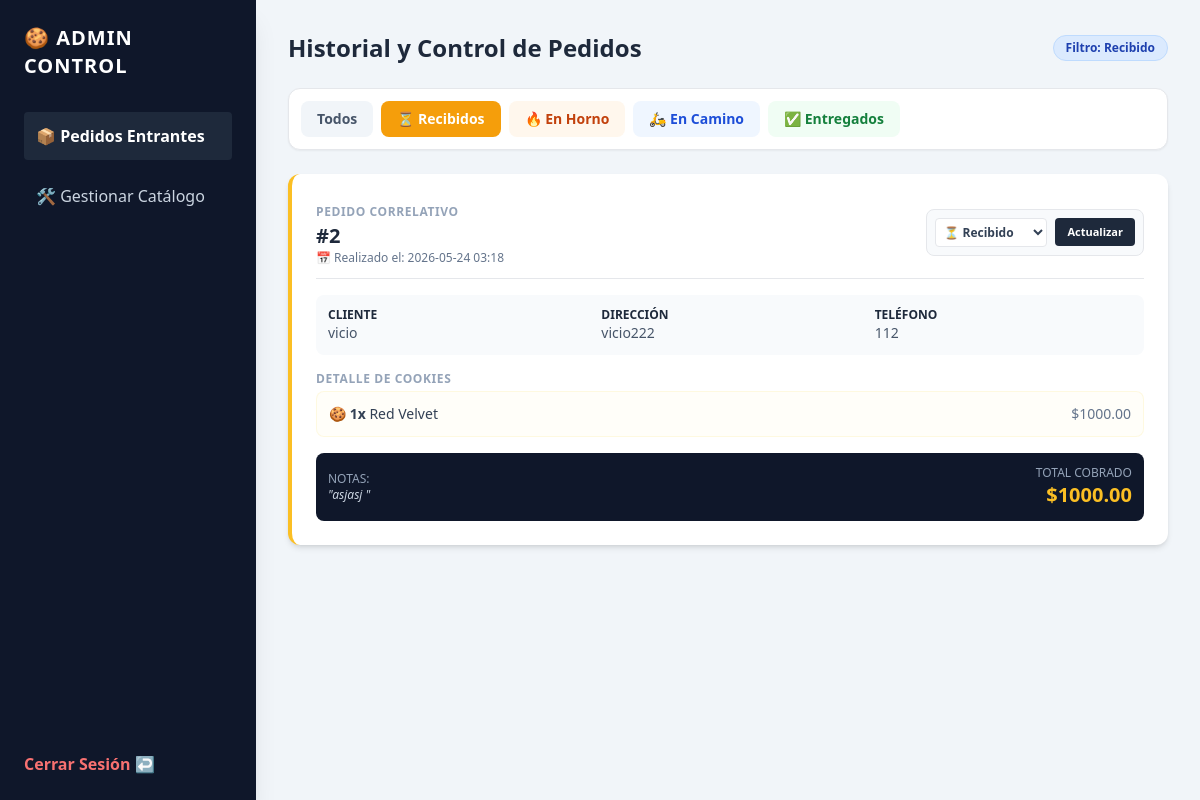
The page /admin/dashboard?status=Recibido (signed in) on the database its author committed.
### app.py (models this page shows)
class CookieOrder(db.Model):
    id = db.Column(db.Integer, primary_key=True) # Este ID será nuestro número de pedido incremental
    customer_name = db.Column(db.String(100), nullable=False)
    address = db.Column(db.String(200), nullable=False)
    phone = db.Column(db.String(20), nullable=False)
    notes = db.Column(db.Text, nullable=True)
    total = db.Column(db.Float, nullable=False)
    status = db.Column(db.String(50), default='Recibido')
    created_at = db.Column(db.DateTime, default=datetime.utcnow) # NUEVO: Registro de fecha y hora
    items = db.relationship('OrderItem', backref='order', lazy=True)

class OrderItem(db.Model):
    id = db.Column(db.Integer, primary_key=True)
    order_id = db.Column(db.Integer, db.ForeignKey('cookie_order.id'), nullable=False)
    product_id = db.Column(db.Integer, db.ForeignKey('product.id'), nullable=False)
    quantity = db.Column(db.Integer, nullable=False)
    price = db.Column(db.Float, nullable=False)
    product = db.relationship('Product')

class Product(db.Model):
    id = db.Column(db.Integer, primary_key=True)
    name = db.Column(db.String(100), nullable=False)
    description = db.Column(db.Text, nullable=True)
    price = db.Column(db.Float, nullable=False)
    image_url = db.Column(db.String(200), nullable=True)
    active = db.Column(db.Integer, default=1)
    stock = db.Column(db.Integer, default=0)

### app.py (the view, shortened to what this page needs)
@app.route('/admin')
@app.route('/admin/dashboard', methods=['GET', 'POST'])
def admin_dashboard():
    if not check_admin_auth():
        return redirect(url_for('admin_login'))
    status_filter = request.args.get('status', 'Todos')
    if status_filter == 'Todos':
        orders = CookieOrder.query.order_by(CookieOrder.id.desc()).all()
    else:
        orders = CookieOrder.query.filter_by(status=status_filter).order_by(CookieOrder.id.desc()).all()
    return render_template('admin/dashboard.html', orders=orders, current_filter=status_filter)

### app.py (called while the page is built)
def check_admin_auth():
    return 'admin_logged_in' in session

### templates/admin/dashboard.html (shortened to what this page needs)
<!DOCTYPE html>
<html lang="es">
<head>
    <script src="https://cdn.tailwindcss.com"></script>
</head>
<body class="bg-slate-100 min-h-screen flex">
    <div class="w-64 bg-slate-900 text-slate-300 p-6 flex flex-col justify-between shadow-xl">
        <div>
            <h2 class="text-xl font-black text-white mb-8 tracking-wider">🍪 ADMIN CONTROL</h2>
            <nav class="space-y-3">
                <a href="{{ url_for('admin_dashboard') }}" class="block bg-slate-800 text-white p-3 rounded font-bold">📦 Pedidos Entrantes</a>
                <a href="{{ url_for('admin_products') }}" class="block p-3 rounded hover:bg-slate-800 transition">🛠 Gestionar Catálogo</a>
            </nav>
        </div>
        <a href="{{ url_for('admin_logout') }}" class="text-red-400 font-bold hover:underline">Cerrar Sesión ↩</a>
    </div>
    <div class="flex-grow p-8">
        <div class="flex justify-between items-center mb-6">
            <h2 class="text-2xl font-black text-slate-800">Historial y Control de Pedidos</h2>
            <span class="bg-blue-100 text-blue-800 text-xs font-semibold px-3 py-1 rounded-full border border-blue-200">Filtro: {{ current_filter }}</span>
        </div>
        <div class="flex flex-wrap gap-2 mb-6 bg-white p-3 rounded-xl shadow-sm border">
            <a href="{{ url_for('admin_dashboard', status='Todos') }}" class="px-4 py-2 rounded-lg text-sm font-bold transition {% if current_filter == 'Todos' %} bg-slate-800 text-white {% else %} bg-slate-100 text-slate-600 hover:bg-slate-200 {% endif %}">Todos</a>
            <a href="{{ url_for('admin_dashboard', status='Recibido') }}" class="px-4 py-2 rounded-lg text-sm font-bold transition {% if current_filter == 'Recibido' %} bg-amber-500 text-white {% else %} bg-amber-50 text-amber-700 hover:bg-amber-100 {% endif %}">⏳ Recibidos</a>
            <a href="{{ url_for('admin_dashboard', status='En horno') }}" class="px-4 py-2 rounded-lg text-sm font-bold transition {% if current_filter == 'En horno' %} bg-orange-500 text-white {% else %} bg-orange-50 text-orange-700 hover:bg-orange-100 {% endif %}">🔥 En Horno</a>
            <a href="{{ url_for('admin_dashboard', status='En camino') }}" class="px-4 py-2 rounded-lg text-sm font-bold transition {% if current_filter == 'En camino' %} bg-blue-500 text-white {% else %} bg-blue-50 text-blue-700 hover:bg-blue-100 {% endif %}">🛵 En Camino</a>
            <a href="{{ url_for('admin_dashboard', status='Entregado') }}" class="px-4 py-2 rounded-lg text-sm font-bold transition {% if current_filter == 'Entregado' %} bg-green-600 text-white {% else %} bg-green-50 text-green-700 hover:bg-green-100 {% endif %}">✅ Entregados</a>
        </div>
        <div class="space-y-4">
            {% for order in orders %}
            <div class="bg-white p-6 rounded-xl shadow-md border-l-4 transition hover:shadow-lg
                {% if order.status == 'Recibido' %} border-amber-400 {% elif order.status == 'En horno' %} border-orange-500 {% elif order.status == 'En camino' %} border-blue-500 {% else %} border-green-500 {% endif %}">
                <div class="flex flex-col md:flex-row justify-between items-start md:items-center gap-4 mb-4 border-b pb-3">
                    <div>
                        <span class="text-xs font-black tracking-wider text-slate-400 uppercase">PEDIDO CORRELATIVO</span>
                        <h3 class="text-xl font-black text-slate-800">#{{ order.id }}</h3>
                        <p class="text-xs text-slate-500 font-medium">📅 Realizado el: {{ order.created_at.strftime('%Y-%m-%d %H:%M') }}</p>
                    </div>
                    <form method="POST" class="flex gap-2 items-center bg-slate-50 p-2 rounded-lg border">
                        <select name="status" class="text-xs font-bold p-1 bg-white border rounded text-slate-700 focus:outline-none">
                            <option value="Recibido" {% if order.status == 'Recibido' %}selected{% endif %}>⏳ Recibido</option>
                        </select>
                        <button type="submit" class="bg-slate-800 hover:bg-slate-900 text-white text-[11px] font-bold px-3 py-1.5 rounded transition">Actualizar</button>
                    </form>
                </div>
                <div class="grid grid-cols-1 md:grid-cols-3 gap-4 text-sm text-slate-600 mb-4 bg-slate-50 p-3 rounded-lg">
                    <div><strong class="text-slate-800 text-xs block">CLIENTE</strong> {{ order.customer_name }}</div>
                    <div><strong class="text-slate-800 text-xs block">DIRECCIÓN</strong> {{ order.address }}</div>
                    <div><strong class="text-slate-800 text-xs block">TELÉFONO</strong> {{ order.phone }}</div>
                </div>
                <div class="mb-4">
                    <strong class="text-xs text-slate-400 block tracking-wider mb-1 uppercase">Detalle de Cookies</strong>
                    <ul class="space-y-1 bg-amber-50/30 p-3 rounded-lg border border-amber-100/50">
                        {% for item in order.items %}
                        <li class="text-sm text-slate-700 flex justify-between">
                            <span>🍪 <strong>{{ item.quantity }}x</strong> {{ item.product.name }}</span>
                            <span class="font-medium text-slate-500">${{ "%.2f"|format(item.price * item.quantity) }}</span>
                        </li>
                        {% endfor %}
                    </ul>
                </div>
                <div class="flex justify-between items-center bg-slate-900 text-white p-3 rounded-lg">
                    <div class="text-xs"><strong class="text-slate-400 block font-normal">NOTAS:</strong> <span class="italic text-slate-300">"{{ order.notes }}"</span></div>
                    <div class="text-right"><span class="text-xs text-slate-400 block">TOTAL COBRADO</span><span class="text-xl font-black text-amber-400">${{ "%.2f"|format(order.total) }}</span></div>
                </div>
            </div>
            {% endfor %}
        </div>
    </div>
</body>
</html>

### rows shown on the page
CookieOrder: status "Recibido", id "2", created_at "2026-05-24 03:18", status "⏳ Recibido", customer_name "vicio", address "vicio222", phone "112", notes "asjasj", total "1000.00"
OrderItem: quantity "1", product.name "Red Velvet", item.price*item.quantity "1000.00"
